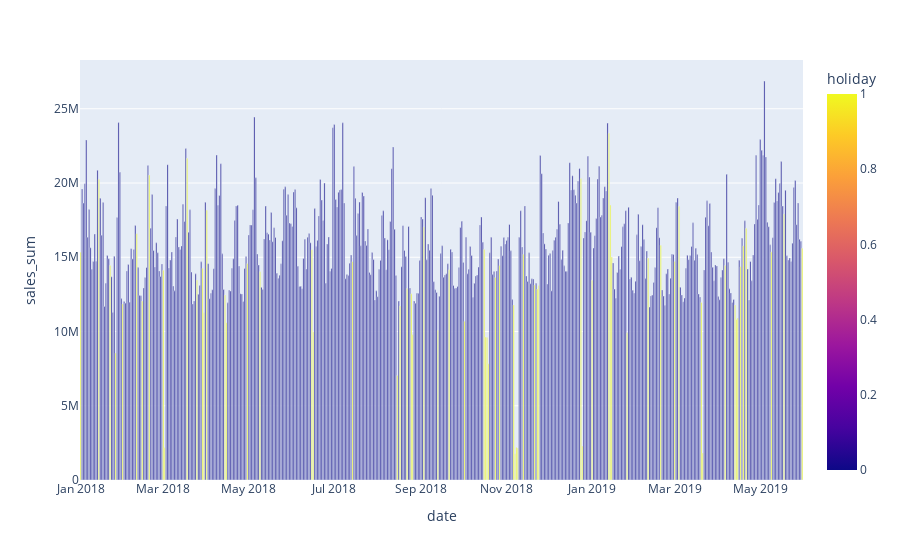

The notebook cell this image was saved under:
### Code cell
fig = px.bar(df_group, x='date', y='sales_sum', color="holiday")
fig.show()

### Figure 1 — Plotly figure (JSON) as saved in the notebook; plotly's stock layout.template omitted (floating-point values rounded to 4 significant figures; data arrays with more than 128 entries replaced by an {"elided": "..."} marker saying what was removed)
{"data": [{"alignmentgroup": "True", "hovertemplate": "date=%{x}<br>sales_sum=%{y}<br>holiday=%{marker.color}<extra></extra>", "legendgroup": "", "marker": {"color": {"elided": "516 int values"}, "coloraxis": "coloraxis", "pattern": {"shape": ""}}, "name": "", "offsetgroup": "", "orientation": "v", "showlegend": false, "textposition": "auto", "type": "bar", "x": {"elided": "516 str values"}, "xaxis": "x", "y": {"elided": "516 float values"}, "yaxis": "y"}], "layout": {"barmode": "relative", "coloraxis": {"colorbar": {"title": {"text": "holiday"}}, "colorscale": [[0, "#0d0887"], [0.1111, "#46039f"], [0.2222, "#7201a8"], [0.3333, "#9c179e"], [0.4444, "#bd3786"], [0.5556, "#d8576b"], [0.6667, "#ed7953"], [0.7778, "#fb9f3a"], [0.8889, "#fdca26"], [1, "#f0f921"]]}, "legend": {"tracegroupgap": 0}, "margin": {"t": 60}, "xaxis": {"anchor": "y", "domain": [0, 1], "title": {"text": "date"}}, "yaxis": {"anchor": "x", "domain": [0, 1], "title": {"text": "sales_sum"}}}}
